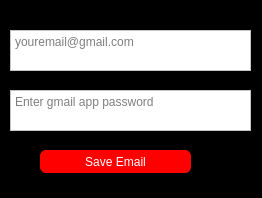
<?xml version="1.0" encoding="UTF-8"?>
<ui version="4.0">
 <class>Dialog</class>
 <widget class="QDialog" name="Dialog">
  <property name="geometry">
   <rect>
    <x>0</x>
    <y>0</y>
    <width>262</width>
    <height>198</height>
   </rect>
  </property>
  <property name="maximumSize">
   <size>
    <width>262</width>
    <height>198</height>
   </size>
  </property>
  <property name="windowTitle">
   <string>Add Email Account</string>
  </property>
  <property name="styleSheet">
   <string notr="true">color: rgb(0, 0, 0);
background-color: rgb(0, 0, 0);</string>
  </property>
  <widget class="QPlainTextEdit" name="email_input">
   <property name="geometry">
    <rect>
     <x>10</x>
     <y>30</y>
     <width>241</width>
     <height>41</height>
    </rect>
   </property>
   <property name="styleSheet">
    <string notr="true">color: rgb(0, 0, 0);
background-color: rgb(255, 255, 255);</string>
   </property>
   <property name="placeholderText">
    <string>youremail@gmail.com</string>
   </property>
  </widget>
  <widget class="QPlainTextEdit" name="password_input">
   <property name="geometry">
    <rect>
     <x>10</x>
     <y>90</y>
     <width>241</width>
     <height>41</height>
    </rect>
   </property>
   <property name="styleSheet">
    <string notr="true">color: rgb(0, 0, 0);
background-color: rgb(255, 255, 255);</string>
   </property>
   <property name="placeholderText">
    <string>Enter gmail app password</string>
   </property>
  </widget>
  <widget class="QPushButton" name="save_email">
   <property name="geometry">
    <rect>
     <x>40</x>
     <y>150</y>
     <width>151</width>
     <height>23</height>
    </rect>
   </property>
   <property name="styleSheet">
    <string notr="true">color: rgb(255, 255, 255);
background-color: rgb(255, 0, 0);
border-radius:6px;</string>
   </property>
   <property name="text">
    <string>Save Email</string>
   </property>
  </widget>
 </widget>
 <resources/>
 <connections/>
</ui>
